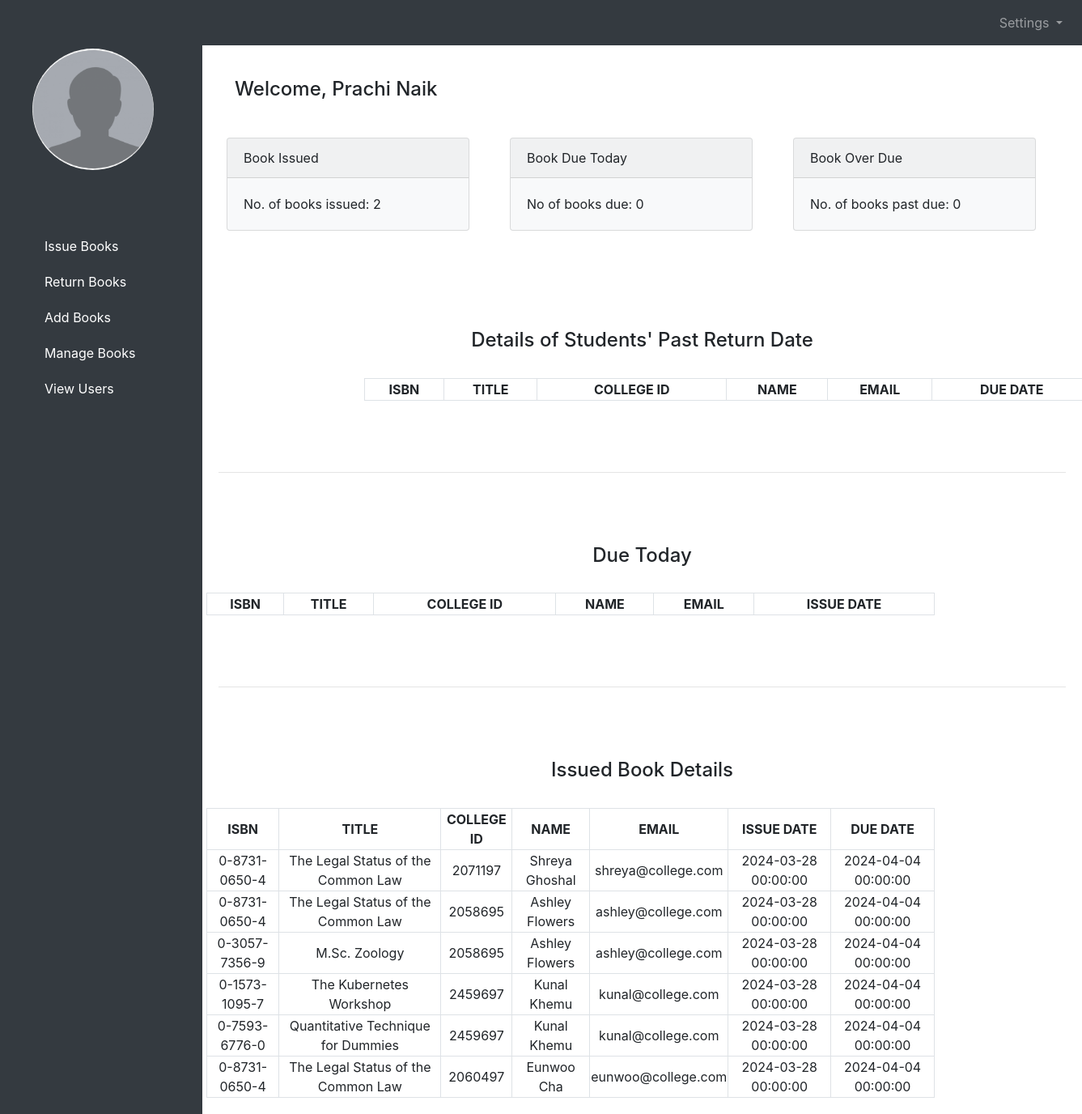
The page /staff/staffHomepage.php (signed in) on the database its author committed.
### tables this page shows
CREATE TABLE `users` (
  `id` bigint(20) NOT NULL,
  `user_id` bigint(20) NOT NULL,
  `user_type` varchar(10) NOT NULL,
  `college_id` varchar(15) NOT NULL,
  `user_fname` varchar(50) NOT NULL,
  `user_lname` varchar(50) NOT NULL,
  `user_email` varchar(30) NOT NULL,
  `user_phone` varchar(10) NOT NULL,
  `password` varchar(20) NOT NULL,
  `created_at` timestamp NOT NULL DEFAULT current_timestamp()
);

CREATE TABLE `issuedbook` (
  `id` bigint(20) NOT NULL,
  `issued_id` bigint(20) NOT NULL,
  `ISBN` varchar(16) NOT NULL,
  `college_id` varchar(15) NOT NULL,
  `issue_date` datetime NOT NULL DEFAULT current_timestamp(),
  `due_date` datetime NOT NULL,
  `returned_date` datetime DEFAULT NULL,
  `fine` int(11) DEFAULT NULL,
  `created_at` timestamp NOT NULL DEFAULT current_timestamp()
);

CREATE TABLE `books` (
  `id` bigint(20) NOT NULL,
  `book_id` bigint(20) NOT NULL,
  `ISBN` varchar(16) NOT NULL,
  `book_title` varchar(40) NOT NULL,
  `book_author` varchar(30) NOT NULL,
  `book_subject` varchar(30) NOT NULL,
  `total_copies` int(11) NOT NULL,
  `borrowed_copies` int(11) DEFAULT NULL,
  `available_copies` int(11) NOT NULL,
  `created_at` timestamp NOT NULL DEFAULT current_timestamp() ON UPDATE current_timestamp()
);

### functions.php (called while the page is built, shortened)
<?php
    function check_login($con){
        if(isset($_SESSION['user_id'])){
            $id = $_SESSION['user_id'];
            $query = "select * from users where user_id = '$id' limit 1";
            $result = mysqli_query($con, $query);
            if($result && mysqli_num_rows($result) > 0){
                $user_data = mysqli_fetch_assoc($result);
                return $user_data;
            }
        }
        exit;
    }
function get_borrowed_book_count()
{
    include ("../connection.php");
    $borrowed_book_count = 0;
    $query = "SELECT sum(borrowed_copies) AS borrowed_copy_count FROM books";
    $query_run = mysqli_query($con, $query);
    while ($row = mysqli_fetch_assoc($query_run)) {
        $borrowed_book_count = $row['borrowed_copy_count'];
    }
    return ($borrowed_book_count);
}
function get_past_due_count()
{
    include ("../connection.php");
    $past_due_count = 0;
    $query = "SELECT count(*) AS past_due_count
            FROM issuedbook
            WHERE due_date < CURDATE() AND returned_date IS NULL";
    $query_run = mysqli_query($con, $query);
    while ($row = mysqli_fetch_assoc($query_run)) {
        $past_due_count = $row['past_due_count'];
    }
    return ($past_due_count);
}
function get_due_book_count()
{
    include ("../connection.php");
    $due_book_count = 0;
    $query = "SELECT count(*) as due_book_count from issuedbook where due_date = CURDATE()";
    $query_run = mysqli_query($con, $query);
    while ($row = mysqli_fetch_assoc($query_run)) {
        $due_book_count = $row['due_book_count'];
    }
    return ($due_book_count);
}
function view_issued_book()
{
    include ("../connection.php");
    $user_data = check_login($con);
    $query = "SELECT * FROM issuedbook i
          JOIN books b ON i.ISBN = b.ISBN
          JOIN users u ON i.college_id = u.college_id
          WHERE i.due_date > CURDATE() AND i.returned_date IS NULL";
    return ($query);
}

### staff/staffHomepage.php (the view, shortened to what this page needs)
<?php
include ("../connection.php");
include ("../functions.php");
$user_data = check_login($con);
?>
<!DOCTYPE html>
<html lang="en">
<head>
    <link rel="stylesheet" href="https://stackpath.bootstrapcdn.com/bootstrap/4.5.2/css/bootstrap.min.css">
</head>
<body>
    <nav class="navbar navbar-expand-lg navbar-dark bg-dark">
        <a class="navbar-brand" href="#">My Website</a>
        <div class="collapse navbar-collapse" id="navbarNav">
            <ul class="navbar-nav ml-auto">
                <li class="nav-item dropdown">
                    <a class="nav-link dropdown-toggle" href="#" id="navbarDropdown" role="button"
                        data-toggle="dropdown" aria-haspopup="true" aria-expanded="false">
                        Settings
                    </a>
                </li>
            </ul>
        </div>
    </nav>
    <div class="sidebar">
        <div class="side-bar-margin" style="margin: 40px">
            <div class="profile-pic">
                <img src="../images/dummypic.png" alt="dummy profile" height="150px" width="150px">
            </div>
            <br><br><br>
            <ul>
                <li><a href="issueBooks.php">Issue Books</a></li>
                <li><a href="returnBooks.php">Return Books</a></li>
                <li><a href="addBooks.php">Add Books</a></li>
                <li><a href="manageBooks.php">Manage Books</a></li>
                <li><a href="staffViewUsers.php">View Users</a></li>
            </ul>
        </div>
    </div>
    <div class="content">
        <h4 style="margin: 20px">Welcome,
            <?php echo $user_data['user_fname'], " ", $user_data['user_lname']; ?>
        </h4>
        <div class="row">
            <div class="col-sm-*" style="margin: 25px">
                <div class="card bg-light" style="width: 300px">
                    <div class="card-header">Book Issued</div>
                    <div class="card-body">
                        <p class="card-text">No. of books issued:
                            <?php echo get_borrowed_book_count(); ?>
                        </p>
                    </div>
                </div>
            </div>
            <div class="col-sm-*" style="margin: 25px">
                <div class="card bg-light" style="width: 300px">
                    <div class="card-header">Book Due Today</div>
                    <div class="card-body">
                        <p class="card-text">No of books due:
                            <?php echo get_due_book_count(); ?>
                        </p>
                    </div>
                </div>
            </div>
            <div class="col-sm-*" style="margin: 25px">
                <div class="card bg-light" style="width: 300px">
                    <div class="card-header">Book Over Due</div>
                    <div class="card-body">
                        <p class="card-text">No. of books past due:
                            <?php echo get_past_due_count(); ?>
                        </p>
                    </div>
                </div>
            </div>
        </div>
        <br><br><br><br>
        <center>
            <h4>Details of Students' Past Return Date</h4><br>
        </center>
        <div class="row">
            <div class="col-md-2"></div>
            <div class="col-md-8">
                <form>
                    <table class="table-bordered" width="900px" style="text-align: center">
                        <tr>
                            <th>ISBN</th>
                            <th>TITLE</th>
                            <th>COLLEGE ID</th>
                            <th>NAME</th>
                            <th>EMAIL</th>
                            <th>DUE DATE</th>
                        </tr>
                    </table>
                </form>
            </div>
            <div class="col-md-2"></div>
        </div>
        <br><br><br>
        <hr width=100% align="left">
        <br><br><br>
        <center>
            <h4>Due Today</h4><br>
        </center>
        <div class="row">
            <div class="col-sm-*">
                <form>
                    <table class="table-bordered" width="900px" style="text-align: center">
                        <tr>
                            <th>ISBN</th>
                            <th>TITLE</th>
                            <th>COLLEGE ID</th>
                            <th>NAME</th>
                            <th>EMAIL</th>
                            <th>ISSUE DATE</th>
                        </tr>
                    </table>
                </form>
            </div>
        </div>
        <br><br><br>
        <hr width=100% align="left">
        <br><br><br>
        <center>
            <h4>Issued Book Details</h4><br>
        </center>
        <div class="row">
            <div class="col-sm-*">
                <form>
                    <table class="table-bordered" width="900px" style="text-align: center">
                        <tr>
                            <th>ISBN</th>
                            <th>TITLE</th>
                            <th>COLLEGE ID</th>
                            <th>NAME</th>
                            <th>EMAIL</th>
                            <th>ISSUE DATE</th>
                            <th>DUE DATE</th>
                        </tr>
                        <?php
                        $result = mysqli_query($con, view_issued_book());
                        while ($user = mysqli_fetch_assoc($result)) {
                            ?>
                            <tr>
                                <td>
                                    <?php echo $user['ISBN']; ?>
                                </td>
                                <td>
                                    <?php echo $user['book_title']; ?>
                                </td>
                                <td>
                                    <?php echo $user['college_id']; ?>
                                </td>
                                <td>
                                    <?php echo $user['user_fname'], " ", $user['user_lname']; ?>
                                </td>
                                <td>
                                    <?php echo $user['user_email']; ?>
                                </td>
                                <td>
                                    <?php echo $user['issue_date']; ?>
                                </td>
                                <td>
                                    <?php echo $user['due_date']; ?>
                                </td>
                            </tr>
                            <?php
                        }
                        ?>
                    </table>
                </form>
            </div>
        </div>
    </div>
</body>
</html>

### staff/staffHomepage.php (style rules this page uses)
.sidebar { height: 100%; width: 250px; position: fixed; top: 0; left: 0; background-color: #343a40; padding-top: 20px; color: #fff; overflow-y: auto; }
.sidebar ul { list-style-type: none; padding: 0; }
.sidebar a { display: block; padding: 10px 15px; text-decoration: none; color: #fff; }
.content { margin-left: 250px; padding: 20px; }
.profile-pic img { border-radius: 50%; }

### rows shown on the page
users: user_fname "Prachi", user_lname "Naik"
issuedbook: books.ISBN "0-8731-0650-4", books.book_title "The Legal Status of the Common Law", users.college_id "2071197", users.user_fname "Shreya", users.user_lname "Ghoshal", users.user_email "shreya@college.com", issue_date "2024-03-28 00:00:00", due_date "2024-04-04 00:00:00"
issuedbook: books.ISBN "0-8731-0650-4", books.book_title "The Legal Status of the Common Law", users.college_id "2058695", users.user_fname "Ashley", users.user_lname "Flowers", users.user_email "ashley@college.com", issue_date "2024-03-28 00:00:00", due_date "2024-04-04 00:00:00"
issuedbook: books.ISBN "0-3057-7356-9", books.book_title "M.Sc. Zoology", users.college_id "2058695", users.user_fname "Ashley", users.user_lname "Flowers", users.user_email "ashley@college.com", issue_date "2024-03-28 00:00:00", due_date "2024-04-04 00:00:00"
issuedbook: books.ISBN "0-1573-1095-7", books.book_title "The Kubernetes Workshop", users.college_id "2459697", users.user_fname "Kunal", users.user_lname "Khemu", users.user_email "kunal@college.com", issue_date "2024-03-28 00:00:00", due_date "2024-04-04 00:00:00"
issuedbook: books.ISBN "0-7593-6776-0", books.book_title "Quantitative Technique for Dummies", users.college_id "2459697", users.user_fname "Kunal", users.user_lname "Khemu", users.user_email "kunal@college.com", issue_date "2024-03-28 00:00:00", due_date "2024-04-04 00:00:00"
issuedbook: books.ISBN "0-8731-0650-4", books.book_title "The Legal Status of the Common Law", users.college_id "2060497", users.user_fname "Eunwoo", users.user_lname "Cha", users.user_email "eunwoo@college.com", issue_date "2024-03-28 00:00:00", due_date "2024-04-04 00:00:00"

### other values the page prints
get_borrowed_book_count() "2"
get_due_book_count() "0"
get_past_due_count() "0"
